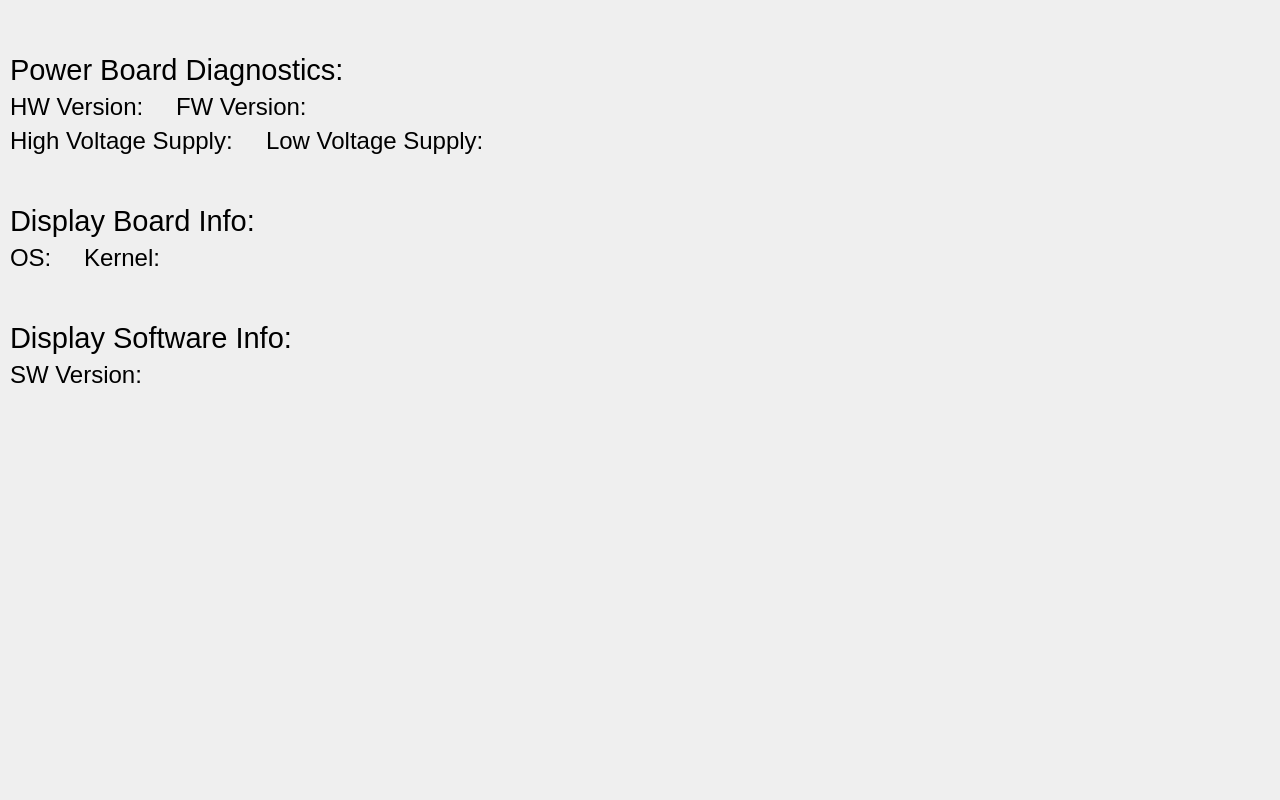
<?xml version="1.0" encoding="UTF-8"?>
<ui version="4.0">
 <class>DiagnosticsDialog</class>
 <widget class="QDialog" name="DiagnosticsDialog">
  <property name="geometry">
   <rect>
    <x>0</x>
    <y>0</y>
    <width>1280</width>
    <height>800</height>
   </rect>
  </property>
  <property name="sizePolicy">
   <sizepolicy hsizetype="Preferred" vsizetype="Preferred">
    <horstretch>0</horstretch>
    <verstretch>0</verstretch>
   </sizepolicy>
  </property>
  <property name="minimumSize">
   <size>
    <width>0</width>
    <height>0</height>
   </size>
  </property>
  <property name="windowTitle">
   <string>Dialog</string>
  </property>
  <property name="styleSheet">
   <string notr="true">QDialog {background-image: url(:/imag/resources/fondo_con_logo_1280x800.png)};</string>
  </property>
  <widget class="QWidget" name="verticalLayoutWidget">
   <property name="geometry">
    <rect>
     <x>10</x>
     <y>10</y>
     <width>1261</width>
     <height>771</height>
    </rect>
   </property>
   <layout class="QVBoxLayout" name="verticalLayout">
    <property name="sizeConstraint">
     <enum>QLayout::SetMinimumSize</enum>
    </property>
    <property name="topMargin">
     <number>0</number>
    </property>
    <property name="bottomMargin">
     <number>0</number>
    </property>
    <item>
     <layout class="QHBoxLayout" name="horizontalLayout_4">
      <item>
       <widget class="QLabel" name="label">
        <property name="font">
         <font>
          <pointsize>24</pointsize>
         </font>
        </property>
        <property name="text">
         <string/>
        </property>
       </widget>
      </item>
      <item>
       <spacer name="horizontalSpacer_3">
        <property name="orientation">
         <enum>Qt::Horizontal</enum>
        </property>
        <property name="sizeHint" stdset="0">
         <size>
          <width>40</width>
          <height>20</height>
         </size>
        </property>
       </spacer>
      </item>
     </layout>
    </item>
    <item>
     <layout class="QHBoxLayout" name="horizontalLayout">
      <property name="spacing">
       <number>6</number>
      </property>
      <property name="topMargin">
       <number>0</number>
      </property>
      <item>
       <widget class="QLabel" name="label_2">
        <property name="font">
         <font>
          <pointsize>22</pointsize>
         </font>
        </property>
        <property name="text">
         <string>Power Board Diagnostics:</string>
        </property>
       </widget>
      </item>
      <item>
       <spacer name="horizontalSpacer">
        <property name="orientation">
         <enum>Qt::Horizontal</enum>
        </property>
        <property name="sizeHint" stdset="0">
         <size>
          <width>40</width>
          <height>20</height>
         </size>
        </property>
       </spacer>
      </item>
     </layout>
    </item>
    <item>
     <layout class="QHBoxLayout" name="horizontalLayout_5">
      <item>
       <widget class="QLabel" name="label_3">
        <property name="font">
         <font>
          <pointsize>18</pointsize>
         </font>
        </property>
        <property name="acceptDrops">
         <bool>true</bool>
        </property>
        <property name="text">
         <string>HW Version: </string>
        </property>
       </widget>
      </item>
      <item>
       <widget class="QLabel" name="hardwareLabel">
        <property name="font">
         <font>
          <pointsize>18</pointsize>
         </font>
        </property>
        <property name="text">
         <string/>
        </property>
       </widget>
      </item>
      <item>
       <widget class="QLabel" name="label_5">
        <property name="font">
         <font>
          <pointsize>18</pointsize>
         </font>
        </property>
        <property name="text">
         <string>FW Version: </string>
        </property>
       </widget>
      </item>
      <item>
       <widget class="QLabel" name="firmwareLabel">
        <property name="font">
         <font>
          <pointsize>18</pointsize>
         </font>
        </property>
        <property name="text">
         <string/>
        </property>
       </widget>
      </item>
      <item>
       <spacer name="horizontalSpacer_2">
        <property name="orientation">
         <enum>Qt::Horizontal</enum>
        </property>
        <property name="sizeHint" stdset="0">
         <size>
          <width>40</width>
          <height>20</height>
         </size>
        </property>
       </spacer>
      </item>
     </layout>
    </item>
    <item>
     <layout class="QHBoxLayout" name="horizontalLayout_2">
      <property name="leftMargin">
       <number>0</number>
      </property>
      <item>
       <widget class="QLabel" name="label_4">
        <property name="font">
         <font>
          <pointsize>18</pointsize>
         </font>
        </property>
        <property name="text">
         <string>High Voltage Supply: </string>
        </property>
       </widget>
      </item>
      <item>
       <widget class="QLabel" name="highVLabel">
        <property name="font">
         <font>
          <pointsize>18</pointsize>
         </font>
        </property>
        <property name="text">
         <string/>
        </property>
       </widget>
      </item>
      <item>
       <widget class="QLabel" name="label_7">
        <property name="font">
         <font>
          <pointsize>18</pointsize>
         </font>
        </property>
        <property name="text">
         <string>Low Voltage Supply: </string>
        </property>
       </widget>
      </item>
      <item>
       <widget class="QLabel" name="lowVLabel">
        <property name="font">
         <font>
          <pointsize>18</pointsize>
         </font>
        </property>
        <property name="text">
         <string/>
        </property>
        <property name="margin">
         <number>0</number>
        </property>
       </widget>
      </item>
      <item>
       <spacer name="horizontalSpacer_4">
        <property name="orientation">
         <enum>Qt::Horizontal</enum>
        </property>
        <property name="sizeHint" stdset="0">
         <size>
          <width>40</width>
          <height>20</height>
         </size>
        </property>
       </spacer>
      </item>
     </layout>
    </item>
    <item>
     <layout class="QHBoxLayout" name="horizontalLayout_9">
      <item>
       <widget class="QLabel" name="label_9">
        <property name="font">
         <font>
          <pointsize>24</pointsize>
         </font>
        </property>
        <property name="text">
         <string/>
        </property>
       </widget>
      </item>
     </layout>
    </item>
    <item>
     <layout class="QHBoxLayout" name="horizontalLayout_8">
      <item>
       <widget class="QLabel" name="label_6">
        <property name="font">
         <font>
          <pointsize>22</pointsize>
         </font>
        </property>
        <property name="text">
         <string>Display Board Info:</string>
        </property>
       </widget>
      </item>
     </layout>
    </item>
    <item>
     <layout class="QHBoxLayout" name="horizontalLayout_7">
      <item>
       <widget class="QLabel" name="label_12">
        <property name="font">
         <font>
          <pointsize>18</pointsize>
         </font>
        </property>
        <property name="text">
         <string>OS: </string>
        </property>
       </widget>
      </item>
      <item>
       <widget class="QLabel" name="osLabel">
        <property name="font">
         <font>
          <pointsize>18</pointsize>
         </font>
        </property>
        <property name="text">
         <string/>
        </property>
       </widget>
      </item>
      <item>
       <widget class="QLabel" name="label_13">
        <property name="font">
         <font>
          <pointsize>18</pointsize>
         </font>
        </property>
        <property name="text">
         <string>Kernel: </string>
        </property>
       </widget>
      </item>
      <item>
       <widget class="QLabel" name="kernelLabel">
        <property name="font">
         <font>
          <pointsize>18</pointsize>
         </font>
        </property>
        <property name="text">
         <string/>
        </property>
       </widget>
      </item>
      <item>
       <spacer name="horizontalSpacer_5">
        <property name="orientation">
         <enum>Qt::Horizontal</enum>
        </property>
        <property name="sizeHint" stdset="0">
         <size>
          <width>40</width>
          <height>20</height>
         </size>
        </property>
       </spacer>
      </item>
     </layout>
    </item>
    <item>
     <layout class="QHBoxLayout" name="horizontalLayout_3">
      <item>
       <widget class="QLabel" name="label_10">
        <property name="font">
         <font>
          <pointsize>24</pointsize>
         </font>
        </property>
        <property name="text">
         <string/>
        </property>
       </widget>
      </item>
     </layout>
    </item>
    <item>
     <layout class="QHBoxLayout" name="horizontalLayout_6">
      <item>
       <widget class="QLabel" name="label_11">
        <property name="font">
         <font>
          <pointsize>22</pointsize>
         </font>
        </property>
        <property name="text">
         <string>Display Software Info:</string>
        </property>
       </widget>
      </item>
     </layout>
    </item>
    <item>
     <layout class="QHBoxLayout" name="horizontalLayout_10">
      <item>
       <widget class="QLabel" name="label_8">
        <property name="font">
         <font>
          <pointsize>18</pointsize>
         </font>
        </property>
        <property name="text">
         <string>SW Version: </string>
        </property>
       </widget>
      </item>
      <item>
       <widget class="QLabel" name="softLabel">
        <property name="font">
         <font>
          <pointsize>18</pointsize>
         </font>
        </property>
        <property name="text">
         <string/>
        </property>
       </widget>
      </item>
      <item>
       <spacer name="horizontalSpacer_6">
        <property name="orientation">
         <enum>Qt::Horizontal</enum>
        </property>
        <property name="sizeHint" stdset="0">
         <size>
          <width>40</width>
          <height>20</height>
         </size>
        </property>
       </spacer>
      </item>
     </layout>
    </item>
    <item>
     <spacer name="verticalSpacer">
      <property name="orientation">
       <enum>Qt::Vertical</enum>
      </property>
      <property name="sizeHint" stdset="0">
       <size>
        <width>20</width>
        <height>40</height>
       </size>
      </property>
     </spacer>
    </item>
   </layout>
  </widget>
 </widget>
 <resources>
  <include location="stretcher_res.qrc"/>
 </resources>
 <connections/>
</ui>
